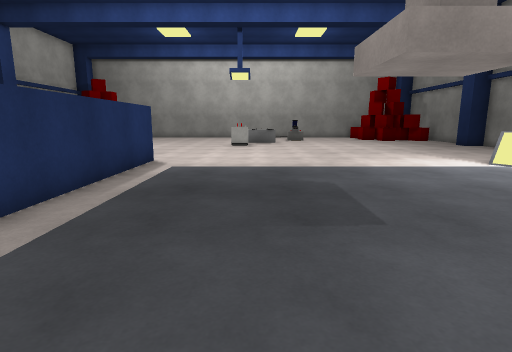
[1] (above)

21 first-person views from a walk through a scene from a Unity 3-D project. The camera is 1.3 m above the floor, tilts 10° down and sees 80° across. The floor is counted in squares, 1 m on a side. Each view is taken from the middle of a square. On the plan, view 1 faces up. The plan holds only what a view shows up to about 14 squares ahead; the rest is blank. The player character is not drawn. Some surface patterns are stand-ins.

[2]
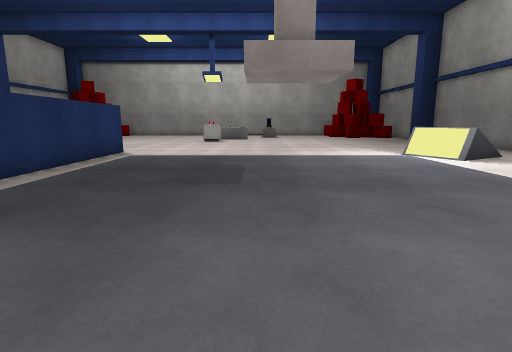

[3]
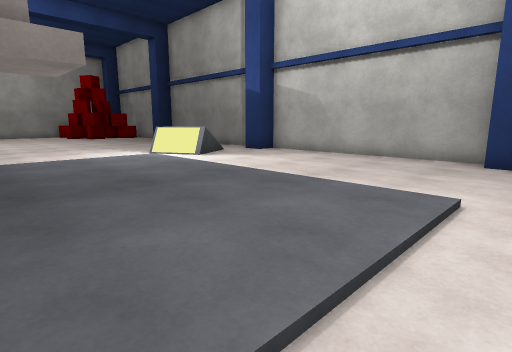

[4]
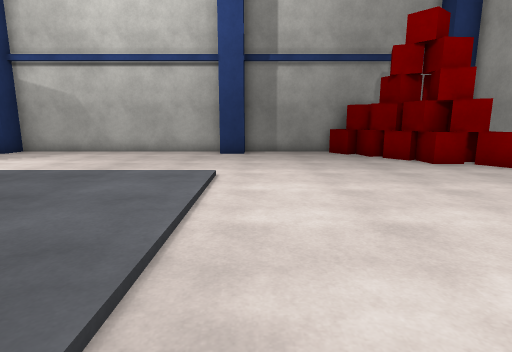

[5]
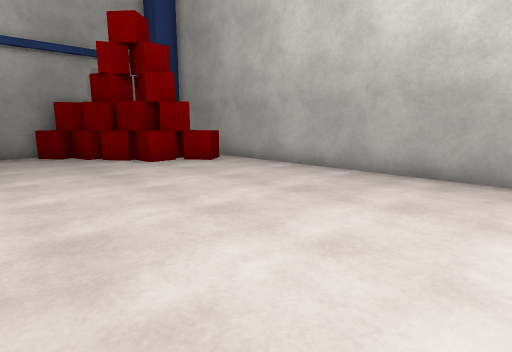

[6]
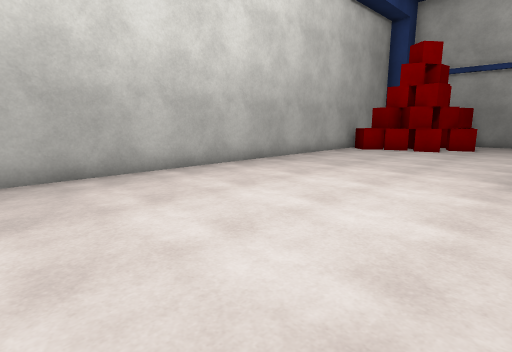

[7]
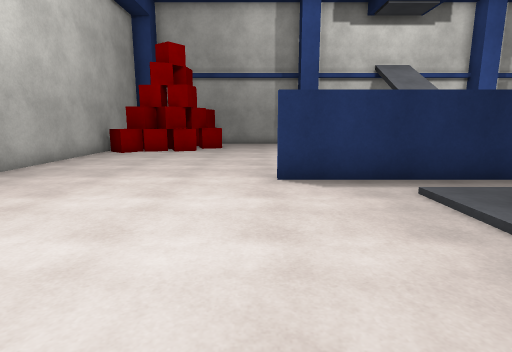

[8]
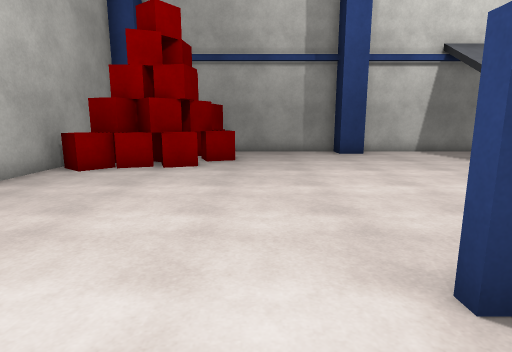

[9]
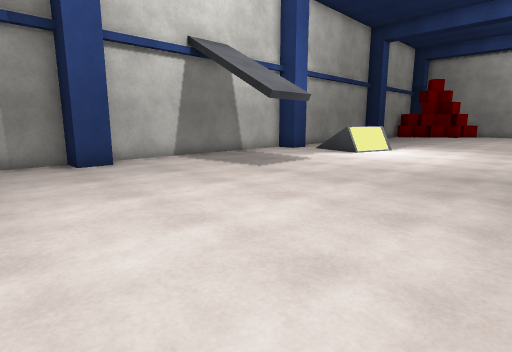

[10]
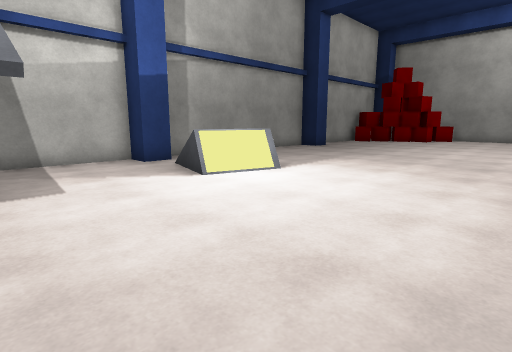

[11]
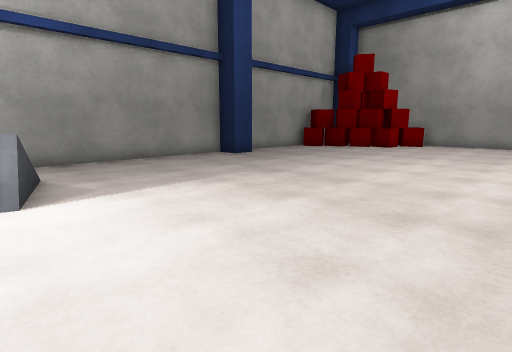

[12]
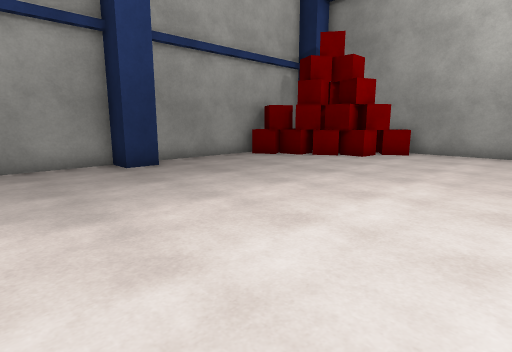

[13]
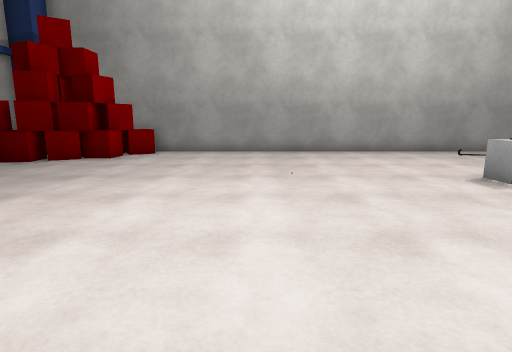

[14]
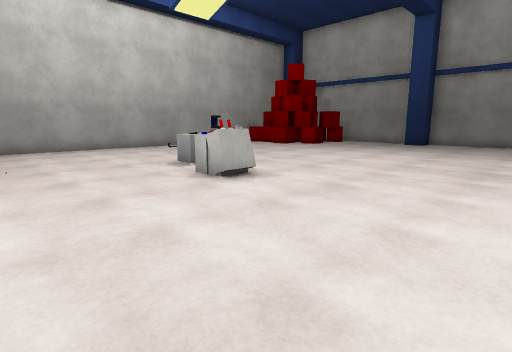

[15]
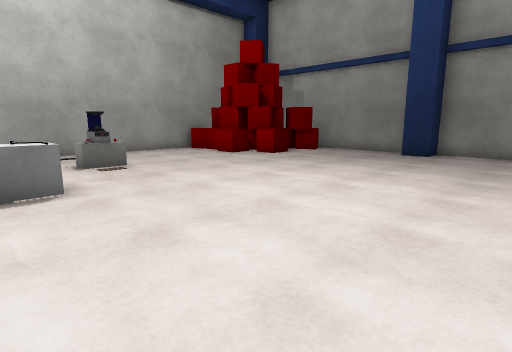

[16]
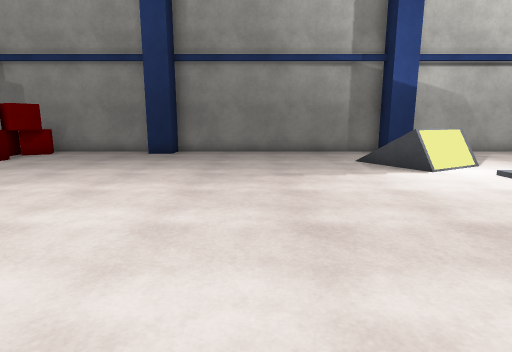

[17]
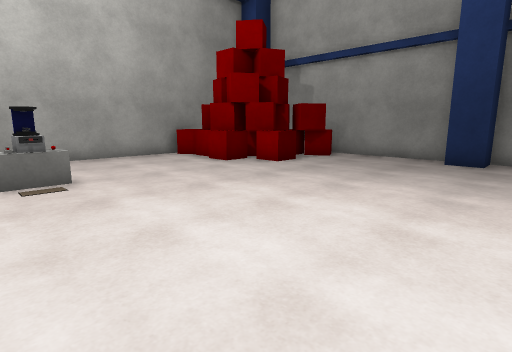

[18]
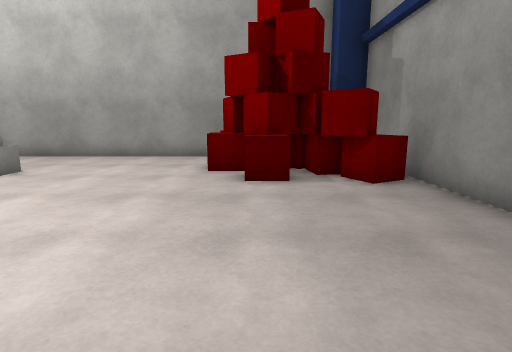

[19]
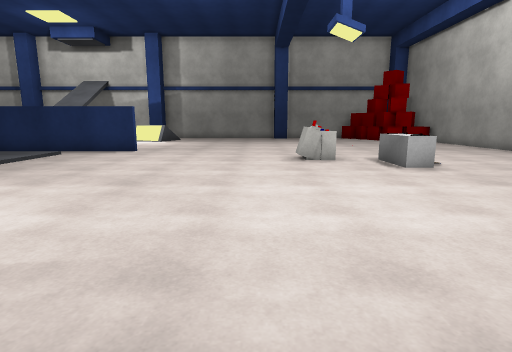

[20]
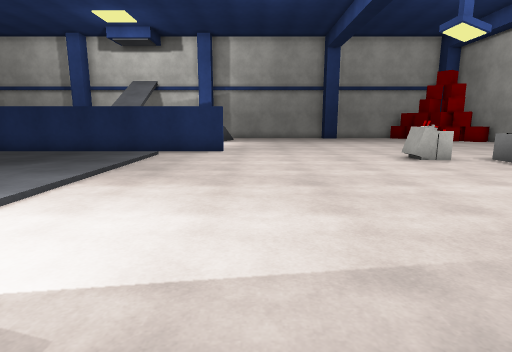

[21]
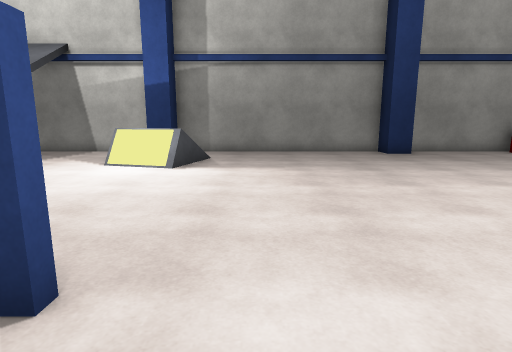

### Floor plan
Points are (right, up) in squares from view 1. A wall is a line through its corners. A room is listed if a view was taken in it or the views show most of it. See-through windows are left out.
Room 1 (views 1, 2, 3, 4, 5, 6, 7, 8, 9, 10, 11, 12, 13, 14, 15, 16, 17, 18, 19, 20, 21)
walls: (-3.9, 11.6) (-3.9, -3.5); (-14.7, -0.4) (-14.7, -1.5) (-15.7, -1.5) (-15.7, -6.5); (-14.7, 19.6) (-14.7, 18.5) (-15.7, 18.5) (-15.7, 9.5) (-14.7, 9.5) (-14.7, 8.5) (-15.7, 8.5) (-15.7, -0.3); (12.8, -1.5) (12.8, -0.5); (13.8, -0.5) (13.8, 8.5) (12.8, 8.5) (12.8, 9.5) (13.8, 9.5) (13.8, 18.5) (12.8, 18.5) (12.8, 19.5); (13.8, 19.6) (13.8, 26.6); (13.8, -6.1) (13.8, -1.5); (-15.7, 25.4) (-15.7, 20); (10.4, 28.7) (-11.5, 28.7); (-12.8, -10.7) (12, -10.7)
low walls: (-10.8, 10.5) (-11.4, 8.5); (-11, 10.5) (-11.2, 10); (9.1, 8.4) (8.1, 10.3)
objects: other object (-15, -8); red cube (-15, -7) to (-14, -7); red cube (-15, 24) to (-15, 25); red cube (-15, 26); other object (-15, 27); red cube (-14, 25) to (-14, 26); other object (-13, -10) to (-13, -9); other object (-13, -8) to (-12, -8); red cube (-13, -7) to (-12, -6); red cube (-13, 25); red cube (-12, -10); red cube (-12, -9); red cube (-12, 26) to (-11, 26); red cube (-11, -10) to (-10, -9); red cube (-11, -8) to (-11, -7); other object (-11, 11); red cube (-11, 27); red cube (-11, 28) to (-10, 28); other object (-1, 19) to (-1, 20); block (-1, 21) to (1, 22); block (3, 24) to (4, 25); other object (3, 25); other object (4, 24); red cube (9, -10); red cube (9, -9); red cube (9, 25) to (9, 26); red cube (9, 27) to (10, 27); red cube (9, 28) to (10, 28); other object (10, -10); red cube (10, -9); red cube (10, -8) to (11, -7); other object (10, 9); red cube (10, 24) to (11, 24); red cube (10, 25) to (10, 26); other object (11, -10) to (12, -9); red cube (11, 25) to (12, 25); red cube (11, 26) to (12, 27); red cube (12, -7) to (12, -6); red cube (12, 24) to (13, 25); red cube (13, -7); red cube (13, -6) to (13, -5)

Where each view was taken, in squares from view 1:
view 1: 0 up, 0 right, facing up
view 2: 2 down, 2 right, facing up
view 3: 2 down, 2 right, facing up-right
view 4: 2 down, 0 right, facing right
view 5: 3 down, 0 right, facing down-right
view 6: 3 down, 4 right, facing down-left
view 7: 4 down, 3 right, facing left
view 8: 5 down, 2 left, facing left
view 9: 4 down, 5 left, facing up-left
view 10: 4 up, 5 left, facing up-left
view 11: 10 up, 5 left, facing up-left
view 12: 15 up, 6 left, facing up-left
view 13: 15 up, 6 left, facing up
view 14: 13 up, 6 left, facing up-right
view 15: 15 up, 0 right, facing up-right
view 16: 15 up, 0 right, facing right
view 17: 17 up, 2 right, facing up-right
view 18: 17 up, 10 right, facing up
view 19: 17 up, 10 right, facing left
view 20: 13 up, 10 right, facing left
view 21: 13 up, 2 left, facing left
